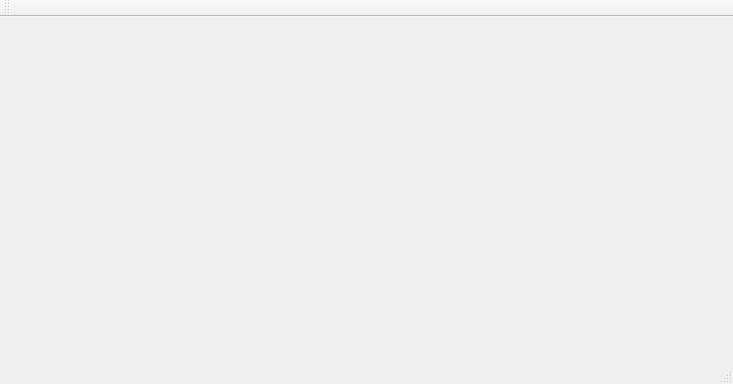
<?xml version="1.0" encoding="UTF-8"?>
<ui version="4.0">
 <class>MainWindow</class>
 <widget class="QMainWindow" name="MainWindow">
  <property name="geometry">
   <rect>
    <x>0</x>
    <y>0</y>
    <width>733</width>
    <height>384</height>
   </rect>
  </property>
  <property name="windowTitle">
   <string>MainWindow</string>
  </property>
  <widget class="QWidget" name="centralWidget">
   <layout class="QHBoxLayout" name="horizontalLayout"/>
  </widget>
  <widget class="QMenuBar" name="menuBar">
   <property name="geometry">
    <rect>
     <x>0</x>
     <y>0</y>
     <width>733</width>
     <height>26</height>
    </rect>
   </property>
  </widget>
  <widget class="QToolBar" name="mainToolBar">
   <attribute name="toolBarArea">
    <enum>TopToolBarArea</enum>
   </attribute>
   <attribute name="toolBarBreak">
    <bool>false</bool>
   </attribute>
  </widget>
  <widget class="QStatusBar" name="statusBar"/>
 </widget>
 <layoutdefault spacing="6" margin="11"/>
 <resources/>
 <connections/>
</ui>
